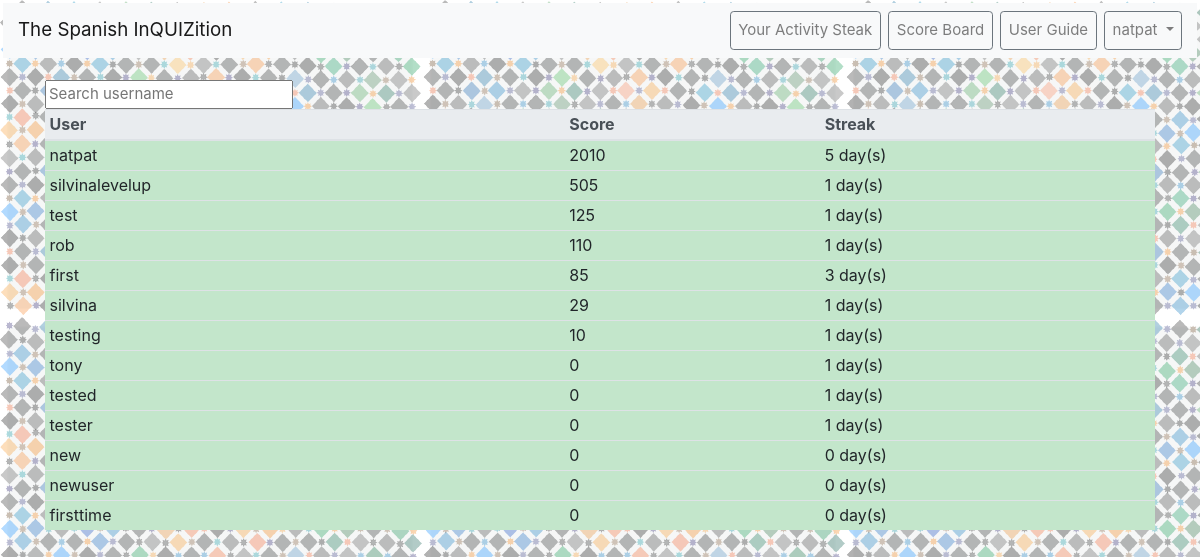
Page /courses/scoreboard/ (signed in) on the earlier database version.
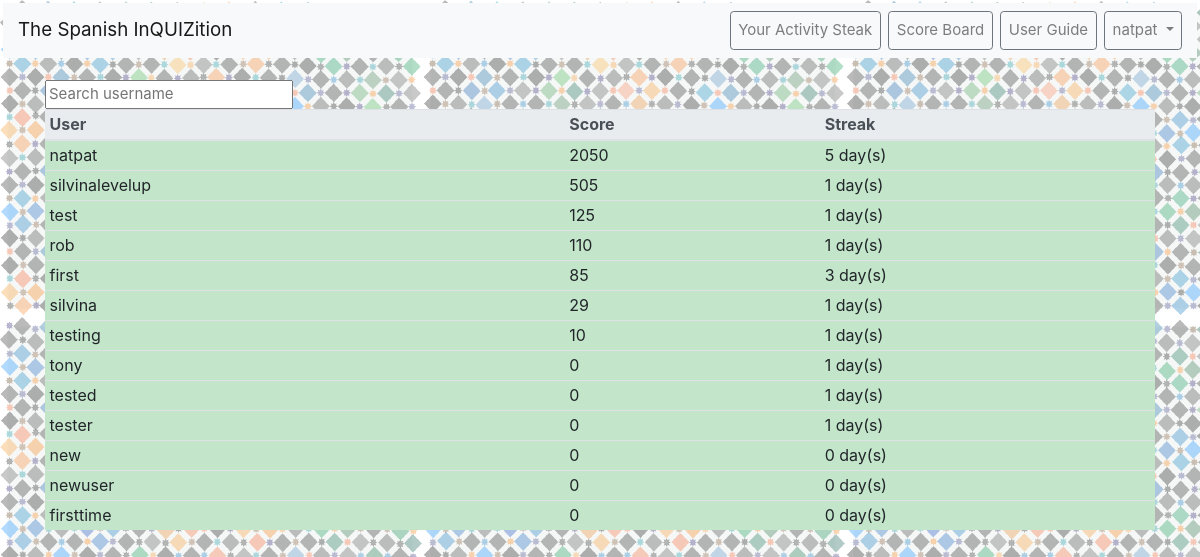
Same page on the later database version.
### users/models.py (models this page shows)
class CustomUser(AbstractUser):
    points = models.PositiveIntegerField(null=False, blank=False, default=0)

### courses/views.py (the view)
# urls.py: path('scoreboard/', ScoreBoard.as_view(), name='scoreboard'),
class ScoreBoard(LoginRequiredMixin,View):
    template_name = 'scoreboard.html'
    def get(self, request):
        users = PlayerScore.objects.all()
        userDict = dict()
        for item in users:
            userDict[item.user] = [item.score, ]
        rankedUsers = sorted(userDict.items(), key=lambda x: x[1], reverse=True)
        for key in userDict:
            days = PlayerScore.objects.filter(user=key).first()
            day = getattr(days, 'day_streak')
            userDict[key].append(day)
        context = {
            'users': len(rankedUsers),
            'ranked': rankedUsers,
        }
        return render(request, self.template_name, context)

### templates/scoreboard.html (shortened to what this page needs)
{% extends 'base.html' %}
{% block content %}
<body  class="home">
<div id = "users2">
  <input type="text" class="search" placeholder="Search username" />
<table class="table table-hover table-sm" id="score-table">
  <thead class="thead-light">
    <tr>
      <th scope="col" class="sort" data-sort="name">User</th>
      <th scope="col" class="sort" data-sort="score">Score</th>
      <th scope="col" class="sort" data-sort="streak">Streak</th>
    </tr>
  </thead>
  <tbody class="list">
  {% for obj in ranked %}
  <tr class="table-success">
      <td class="name">{{ obj.0 }}</td>
      <td class="score">{{ obj.1.0 }}</td>
      <td class="streak">{{ obj.1.1 }} day(s)</td>
  </tr>
  {% endfor %}
  </tbody>
</table>
</div>
</body>
{% endblock content %}

### templates/base.html (shortened to what this page needs)
{% load static from staticfiles %}
<html lang="es">
  <head>
    <link rel="stylesheet" href="https://stackpath.bootstrapcdn.com/bootstrap/4.1.3/css/bootstrap.min.css"
>
    <link rel="stylesheet" href="{% static 'base.css' %}">
  </head>
  <body>
  <div class="background" style="background=color:white">
    <nav class="navbar navbar-expand-md navbar-light bg-light mb-4">
      <a class="navbar-brand" href="{% url 'home' %}">The Spanish InQUIZition</a>
      <div class="collapse navbar-collapse" id="navbarCollapse">
        {% if user.is_authenticated %}
          <ul class="navbar-nav ml-auto">
            <li class="nav-item">
              <a class = "nav-link btn btn-outline-secondary" href="{% url 'profile' %}">Your Activity Steak</a></li>
            <li class="nav-item">
              <a class="nav-link btn btn-outline-secondary ml-2" href="{% url 'scoreboard' %}" >Score Board</a></li>
            <li class="nav-item">
              <a class="nav-link btn btn-outline-secondary ml-2" href="{% url 'instructions' %}">User Guide</a></li>
              <a class="nav-link dropdown-toggle btn btn-outline-secondary ml-2" href="#" id="userMenu" data-toggle="dropdown" aria-haspopup="true" aria-expanded="false">
                {{ user.username }}
              </a>
          </ul>
        {% endif %}
      </div>
    </nav>
    <div class="container">
      {% block content %}
      {% endblock content %}
    </div>
  </div>
  </body>
</html>

Differences in the rows shown:
changed CustomUser "natpat": obj "2010" → "2050"
